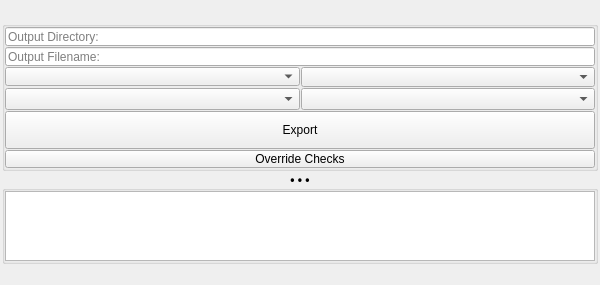
<?xml version="1.0" encoding="UTF-8"?>
<ui version="4.0">
 <class>QtUi</class>
 <widget class="QMainWindow" name="QtUi">
  <property name="enabled">
   <bool>true</bool>
  </property>
  <property name="geometry">
   <rect>
    <x>0</x>
    <y>0</y>
    <width>600</width>
    <height>280</height>
   </rect>
  </property>
  <property name="tabShape">
   <enum>QTabWidget::Triangular</enum>
  </property>
  <property name="dockNestingEnabled">
   <bool>true</bool>
  </property>
  <property name="dockOptions">
   <set>QMainWindow::AllowNestedDocks|QMainWindow::AllowTabbedDocks|QMainWindow::AnimatedDocks|QMainWindow::ForceTabbedDocks</set>
  </property>
  <property name="accessibleDescription">
   <string>Export to FBX or GLB by preset, running pre-export tasks and checks first.</string>
  </property>
  <widget class="QWidget" name="central_widget">
   <property name="minimumSize">
    <size>
     <width>600</width>
     <height>0</height>
    </size>
   </property>
   <layout class="QVBoxLayout" name="verticalLayout_2">
    <property name="spacing">
     <number>2</number>
    </property>
    <property name="leftMargin">
     <number>2</number>
    </property>
    <property name="topMargin">
     <number>2</number>
    </property>
    <property name="rightMargin">
     <number>2</number>
    </property>
    <property name="bottomMargin">
     <number>2</number>
    </property>
    <item>
     <layout class="QVBoxLayout" name="verticalLayout">
      <property name="spacing">
       <number>0</number>
      </property>
      <item>
       <widget class="Header" name="header" native="true">
        <property name="minimumSize">
         <size>
          <width>0</width>
          <height>19</height>
         </size>
        </property>
        <property name="font">
         <font>
          <weight>75</weight>
          <bold>true</bold>
         </font>
        </property>
        <property name="text" stdset="0">
         <string>SCENE EXPORTER</string>
        </property>
       </widget>
      </item>
      <item>
       <widget class="QGroupBox" name="File">
        <property name="minimumSize">
         <size>
          <width>0</width>
          <height>150</height>
         </size>
        </property>
        <property name="maximumSize">
         <size>
          <width>16777215</width>
          <height>150</height>
         </size>
        </property>
        <property name="title">
         <string/>
        </property>
        <layout class="QVBoxLayout" name="verticalLayout_3">
         <property name="spacing">
          <number>1</number>
         </property>
         <property name="leftMargin">
          <number>0</number>
         </property>
         <property name="topMargin">
          <number>0</number>
         </property>
         <property name="rightMargin">
          <number>0</number>
         </property>
         <property name="bottomMargin">
          <number>0</number>
         </property>
         <item>
          <widget class="LineEdit" name="txt000">
           <property name="minimumSize">
            <size>
             <width>0</width>
             <height>19</height>
            </size>
           </property>
           <property name="maximumSize">
            <size>
             <width>16777215</width>
             <height>19</height>
            </size>
           </property>
           <property name="toolTip">
            <string>Specify the directory where the FBX will be exported.</string>
           </property>
           <property name="placeholderText">
            <string>Output Directory:</string>
           </property>
          </widget>
         </item>
         <item>
          <widget class="LineEdit" name="txt001">
           <property name="minimumSize">
            <size>
             <width>0</width>
             <height>19</height>
            </size>
           </property>
           <property name="maximumSize">
            <size>
             <width>16777215</width>
             <height>19</height>
            </size>
           </property>
           <property name="toolTip">
            <string>Name of the output file.

Empty, or a bare *, is the scene name. An asterisk anywhere stands in for it, so WIP_* and *_export add a prefix or a suffix. {tokens} fill from the scene and the clock, and {n} is the next free version, so *_v{n:03d} versions every export; anything else is literal.

Hover for the full vocabulary and a live preview.</string>
           </property>
           <property name="placeholderText">
            <string>Output Filename:</string>
           </property>
          </widget>
         </item>
         <item>
          <layout class="QHBoxLayout" name="horizontalLayout_4">
           <property name="spacing">
            <number>1</number>
           </property>
           <item>
            <widget class="ComboBox" name="cmb007">
             <property name="minimumSize">
              <size>
               <width>0</width>
               <height>19</height>
              </size>
             </property>
             <property name="maximumSize">
              <size>
               <width>16777215</width>
               <height>19</height>
              </size>
             </property>
             <property name="toolTip">
              <string>Export preset — the whole panel's run configuration under a name: settings, tasks, checks, FBX preset, format, log options.
Pick one to apply it; Save (toolbar) writes the current panel as a preset; the ⋯ menu renames, deletes, or opens the preset folder.
Output directory and filename are per-export and never part of a preset.</string>
             </property>
            </widget>
           </item>
           <item>
            <widget class="WidgetComboBox" name="cmb008">
             <property name="minimumSize">
              <size>
               <width>0</width>
               <height>19</height>
              </size>
             </property>
             <property name="toolTip">
              <string>Export settings — what is written and from what: FBX preset, output format, GLB textures, units, scope, texture template.
The scene-prep steps are in Tasks; the gates that abort the write are in Checks.</string>
             </property>
            </widget>
           </item>
          </layout>
         </item>
         <item>
          <layout class="QHBoxLayout" name="horizontalLayout_3">
           <property name="spacing">
            <number>1</number>
           </property>
           <item>
            <widget class="WidgetComboBox" name="cmb001">
             <property name="sizePolicy">
              <sizepolicy hsizetype="Preferred" vsizetype="Fixed">
               <horstretch>0</horstretch>
               <verstretch>20</verstretch>
              </sizepolicy>
             </property>
             <property name="minimumSize">
              <size>
               <width>0</width>
               <height>19</height>
              </size>
             </property>
             <property name="toolTip">
              <string>Specify tasks to run before export.</string>
             </property>
            </widget>
           </item>
           <item>
            <widget class="WidgetComboBox" name="cmb002">
             <property name="toolTip">
              <string>Specify checks to run before export.</string>
             </property>
            </widget>
           </item>
          </layout>
         </item>
         <item>
          <layout class="QVBoxLayout" name="verticalLayout_5">
           <property name="spacing">
            <number>1</number>
           </property>
           <property name="leftMargin">
            <number>0</number>
           </property>
           <property name="topMargin">
            <number>0</number>
           </property>
           <property name="bottomMargin">
            <number>0</number>
           </property>
           <item>
            <widget class="QPushButton" name="b000">
             <property name="minimumSize">
              <size>
               <width>0</width>
               <height>38</height>
              </size>
             </property>
             <property name="maximumSize">
              <size>
               <width>16777215</width>
               <height>38</height>
              </size>
             </property>
             <property name="text">
              <string>Export</string>
             </property>
             <property name="toolTip">
              <string>Run the export: the enabled tasks first, then the enabled checks, then the write.
A failed check aborts before anything is written — but the tasks have already run, and the ones marked permanent stay applied.</string>
             </property>
            </widget>
           </item>
           <item>
            <widget class="QPushButton" name="b009">
             <property name="enabled">
              <bool>true</bool>
             </property>
             <property name="minimumSize">
              <size>
               <width>0</width>
               <height>18</height>
              </size>
             </property>
             <property name="maximumSize">
              <size>
               <width>16777215</width>
               <height>18</height>
              </size>
             </property>
             <property name="text">
              <string>Override Checks</string>
             </property>
             <property name="toolTip">
              <string>Skip every validation check and export regardless.
The tasks still run — this only disables the checks that would otherwise abort the write.
Use it to ship a known-imperfect asset on purpose, not as a way past a check you have not read.
It clears itself after a successful export, and never carries over to the next session.
You do not need it to retry: a run whose checks fail offers the same override in place, so the tasks are not re-run.</string>
             </property>
             <property name="checkable">
              <bool>true</bool>
             </property>
            </widget>
           </item>
          </layout>
         </item>
        </layout>
       </widget>
      </item>
      <item>
       <widget class="CollapsableGroup" name="output_grp">
        <property name="font">
         <font>
          <weight>75</weight>
          <bold>true</bold>
         </font>
        </property>
        <property name="title">
         <string>• • •</string>
        </property>
        <property name="alignment">
         <set>Qt::AlignCenter</set>
        </property>
        <layout class="QVBoxLayout" name="verticalLayout_4">
         <property name="spacing">
          <number>1</number>
         </property>
         <property name="leftMargin">
          <number>0</number>
         </property>
         <property name="topMargin">
          <number>0</number>
         </property>
         <property name="rightMargin">
          <number>0</number>
         </property>
         <property name="bottomMargin">
          <number>0</number>
         </property>
         <item>
          <widget class="QTextBrowser" name="txt003">
           <property name="verticalScrollBarPolicy">
            <enum>Qt::ScrollBarAlwaysOff</enum>
           </property>
           <property name="sizeAdjustPolicy">
            <enum>QAbstractScrollArea::AdjustIgnored</enum>
           </property>
           <property name="openExternalLinks">
            <bool>false</bool>
           </property>
           <property name="openLinks">
            <bool>false</bool>
           </property>
          </widget>
         </item>
        </layout>
       </widget>
      </item>
      <item>
       <widget class="Footer" name="footer" native="true">
        <property name="minimumSize">
         <size>
          <width>0</width>
          <height>19</height>
         </size>
        </property>
        <property name="maximumSize">
         <size>
          <width>16777215</width>
          <height>19</height>
         </size>
        </property>
       </widget>
      </item>
     </layout>
    </item>
   </layout>
  </widget>
 </widget>
 <customwidgets>
  <customwidget>
   <class>Footer</class>
   <extends>QWidget</extends>
   <header>uitk.widgets.footer</header>
  </customwidget>
  <customwidget>
   <class>Header</class>
   <extends>QWidget</extends>
   <header>uitk.widgets.header</header>
  </customwidget>
  <customwidget>
   <class>LineEdit</class>
   <extends>QLineEdit</extends>
   <header>uitk.widgets.lineEdit</header>
  </customwidget>
  <customwidget>
   <class>ComboBox</class>
   <extends>QComboBox</extends>
   <header>uitk.widgets.comboBox.ComboBox.h</header>
  </customwidget>
  <customwidget>
   <class>CollapsableGroup</class>
   <extends>QGroupBox</extends>
   <header>uitk.widgets.collapsableGroup.CollapsableGroup.h</header>
   <container>1</container>
  </customwidget>
  <customwidget>
   <class>WidgetComboBox</class>
   <extends>QComboBox</extends>
   <header>uitk.widgets.widgetComboBox.WidgetComboBox.h</header>
  </customwidget>
 </customwidgets>
 <resources/>
 <connections/>
 <designerdata>
  <property name="gridDeltaX">
   <number>5</number>
  </property>
  <property name="gridDeltaY">
   <number>5</number>
  </property>
  <property name="gridSnapX">
   <bool>true</bool>
  </property>
  <property name="gridSnapY">
   <bool>true</bool>
  </property>
  <property name="gridVisible">
   <bool>true</bool>
  </property>
 </designerdata>
</ui>
